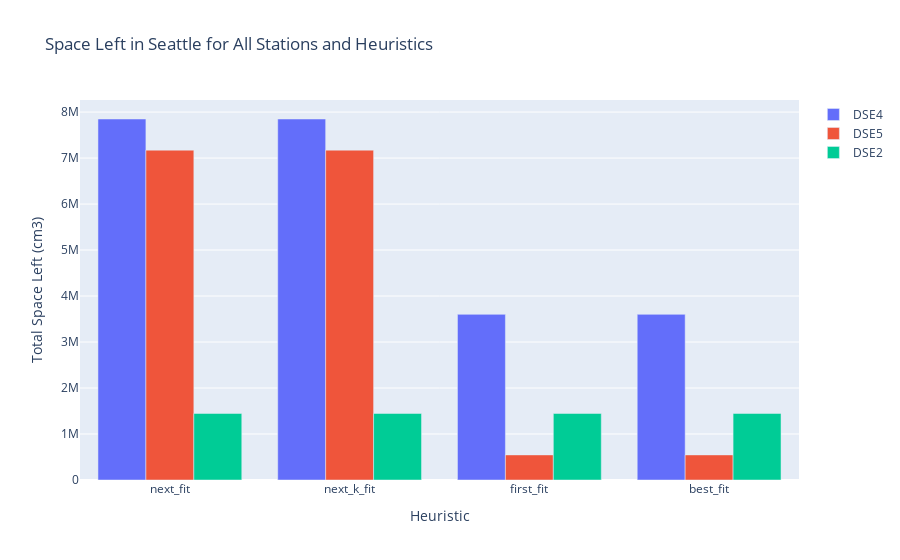
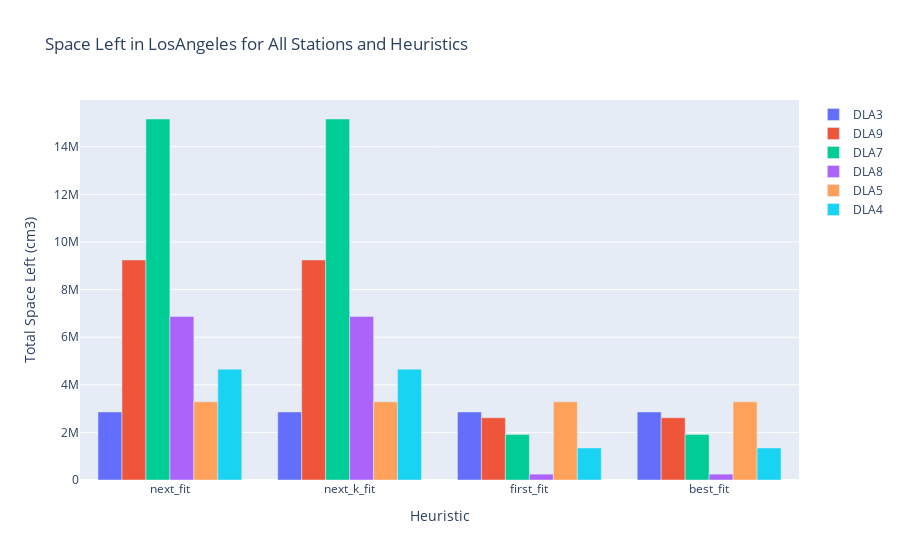
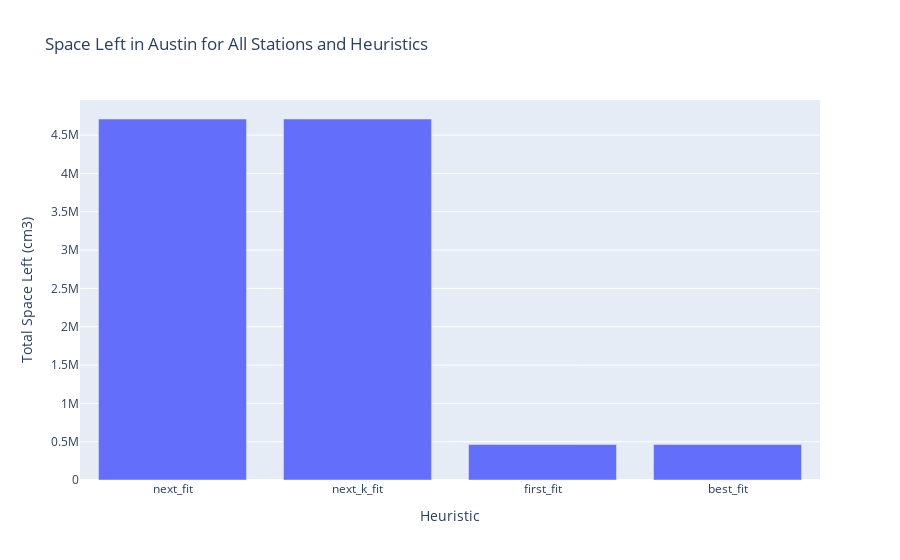
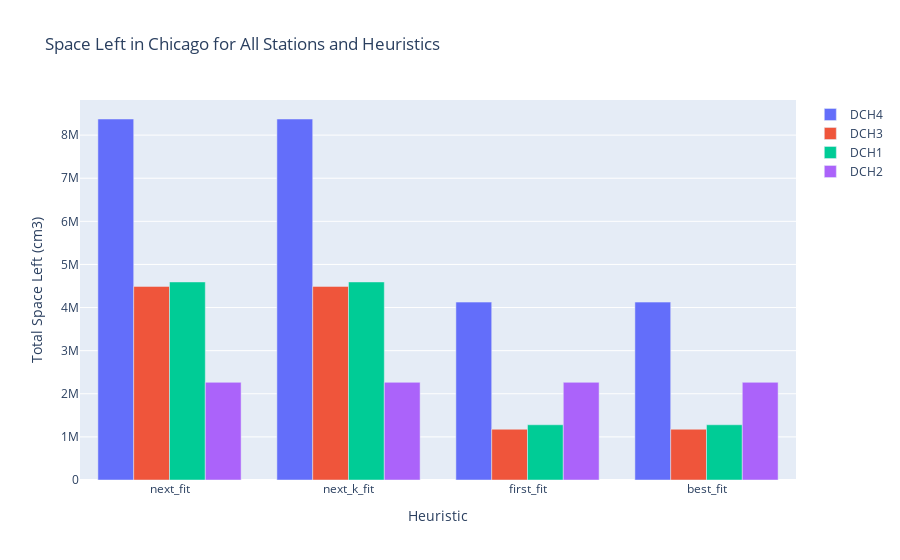

Source (notebook cell) for these figures, in order:
### Markdown cell above
Now that the dataframe is created, a graph with the results for each station wil be constructed for each city. As one can see, the best fit heuristic produces the best outcome.

### Code cell
# Get a list of unique cities
cities = df_solutions['City'].unique()

# Define colors for each heuristic
heuristic_colors = {
    'next_fit': 'blue',
    'next_k_fit': 'red',
    'first_fit': 'green',
    'best_fit': 'purple'
}

# Create a function to generate the interactive plots
def plot_city(city):
    city_data = df_solutions[df_solutions['City'] == city]

    stations = city_data['Station'].unique()

    fig = go.Figure()

    for station in stations:
        station_data = city_data[city_data['Station'] == station]
        
        bar_data = [station_data[station_data['Heuristic'] == heuristic]['Total space left in cm3'].values[0] for heuristic in heuristic_colors]
        
        fig.add_trace(
            go.Bar(
                x=list(heuristic_colors.keys()),
                y=bar_data,
                name=station
            )
        )

    fig.update_layout(
        barmode='group',
        title=f'Space Left in {city} for All Stations and Heuristics',
        xaxis_title='Heuristic',
        yaxis_title='Total Space Left (cm3)'
    )

    fig.show()

# Create a plot for each city
for city in cities:
    plot_city(city)

### Figure 1 — Plotly figure (JSON) as saved in the notebook; plotly's stock layout.template omitted (floating-point values rounded to 4 significant figures)
{"data": [{"name": "DSE4", "type": "bar", "x": ["next_fit", "next_k_fit", "first_fit", "best_fit"], "y": [7849000.0, 7849000.0, 3602000.0, 3602000.0]}, {"name": "DSE5", "type": "bar", "x": ["next_fit", "next_k_fit", "first_fit", "best_fit"], "y": [7172000.0, 7172000.0, 545600.0, 545600.0]}, {"name": "DSE2", "type": "bar", "x": ["next_fit", "next_k_fit", "first_fit", "best_fit"], "y": [1446000.0, 1446000.0, 1446000.0, 1446000.0]}], "layout": {"barmode": "group", "title": {"text": "Space Left in Seattle for All Stations and Heuristics"}, "xaxis": {"title": {"text": "Heuristic"}}, "yaxis": {"title": {"text": "Total Space Left (cm3)"}}}}

### Figure 2 — Plotly figure (JSON) as saved in the notebook; plotly's stock layout.template omitted (floating-point values rounded to 4 significant figures)
{"data": [{"name": "DLA3", "type": "bar", "x": ["next_fit", "next_k_fit", "first_fit", "best_fit"], "y": [2858000.0, 2858000.0, 2858000.0, 2858000.0]}, {"name": "DLA9", "type": "bar", "x": ["next_fit", "next_k_fit", "first_fit", "best_fit"], "y": [9243000.0, 9243000.0, 2617000.0, 2617000.0]}, {"name": "DLA7", "type": "bar", "x": ["next_fit", "next_k_fit", "first_fit", "best_fit"], "y": [15170000.0, 15170000.0, 1914000.0, 1914000.0]}, {"name": "DLA8", "type": "bar", "x": ["next_fit", "next_k_fit", "first_fit", "best_fit"], "y": [6873000.0, 6873000.0, 247200.0, 247200.0]}, {"name": "DLA5", "type": "bar", "x": ["next_fit", "next_k_fit", "first_fit", "best_fit"], "y": [3284000.0, 3284000.0, 3284000.0, 3284000.0]}, {"name": "DLA4", "type": "bar", "x": ["next_fit", "next_k_fit", "first_fit", "best_fit"], "y": [4658000.0, 4658000.0, 1345000.0, 1345000.0]}], "layout": {"barmode": "group", "title": {"text": "Space Left in LosAngeles for All Stations and Heuristics"}, "xaxis": {"title": {"text": "Heuristic"}}, "yaxis": {"title": {"text": "Total Space Left (cm3)"}}}}

### Figure 3 — Plotly figure (JSON) as saved in the notebook; plotly's stock layout.template omitted (floating-point values rounded to 4 significant figures)
{"data": [{"name": "DAU1", "type": "bar", "x": ["next_fit", "next_k_fit", "first_fit", "best_fit"], "y": [4711000.0, 4711000.0, 463200.0, 463200.0]}], "layout": {"barmode": "group", "title": {"text": "Space Left in Austin for All Stations and Heuristics"}, "xaxis": {"title": {"text": "Heuristic"}}, "yaxis": {"title": {"text": "Total Space Left (cm3)"}}}}

### Figure 4 — Plotly figure (JSON) as saved in the notebook; plotly's stock layout.template omitted (floating-point values rounded to 4 significant figures)
{"data": [{"name": "DCH4", "type": "bar", "x": ["next_fit", "next_k_fit", "first_fit", "best_fit"], "y": [8374000.0, 8374000.0, 4126000.0, 4126000.0]}, {"name": "DCH3", "type": "bar", "x": ["next_fit", "next_k_fit", "first_fit", "best_fit"], "y": [4491000.0, 4491000.0, 1178000.0, 1178000.0]}, {"name": "DCH1", "type": "bar", "x": ["next_fit", "next_k_fit", "first_fit", "best_fit"], "y": [4594000.0, 4594000.0, 1281000.0, 1281000.0]}, {"name": "DCH2", "type": "bar", "x": ["next_fit", "next_k_fit", "first_fit", "best_fit"], "y": [2266000.0, 2266000.0, 2266000.0, 2266000.0]}], "layout": {"barmode": "group", "title": {"text": "Space Left in Chicago for All Stations and Heuristics"}, "xaxis": {"title": {"text": "Heuristic"}}, "yaxis": {"title": {"text": "Total Space Left (cm3)"}}}}
